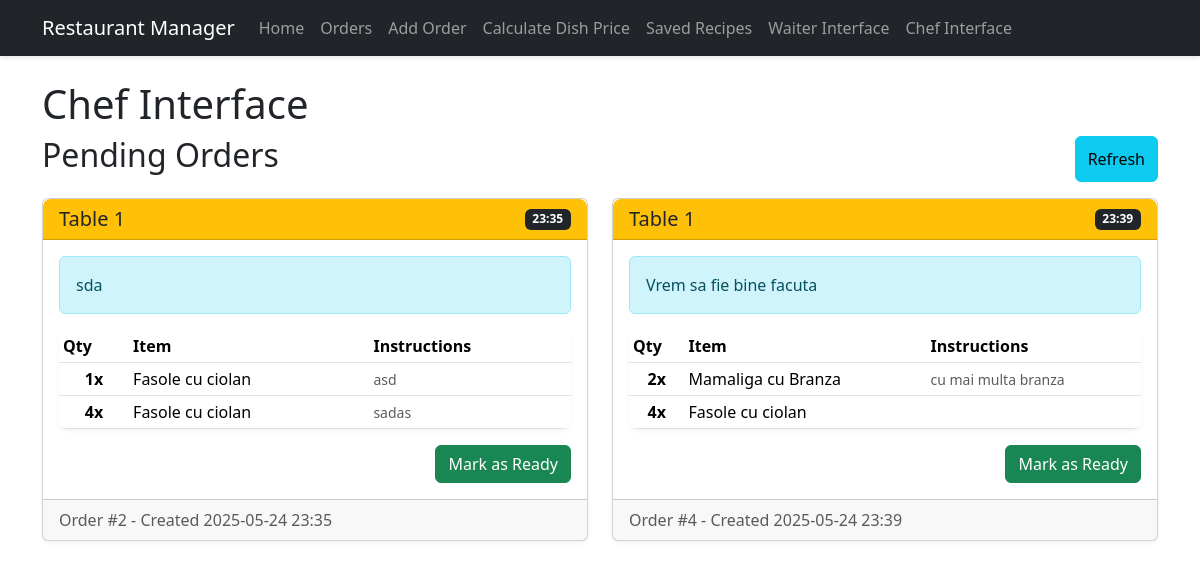
Page /chef on the committed database.
### python/app.py (models this page shows, shortened)
class KitchenOrder(db.Model):
    id = db.Column(db.Integer, primary_key=True)
    table_number = db.Column(db.Integer, nullable=False)
    status = db.Column(db.String(20), default='pending')  # pending, ready, completed
    special_notes = db.Column(db.Text, nullable=True)
    created_at = db.Column(db.DateTime, default=datetime.utcnow)
    completed_at = db.Column(db.DateTime, nullable=True)
    items = db.relationship('KitchenOrderItem', backref='order', lazy=True, cascade="all, delete-orphan")

class KitchenOrderItem(db.Model):
    id = db.Column(db.Integer, primary_key=True)
    order_id = db.Column(db.Integer, db.ForeignKey('kitchen_order.id'), nullable=False)
    recipe_id = db.Column(db.Integer, db.ForeignKey('recipe.id'), nullable=False)
    quantity = db.Column(db.Integer, default=1)
    special_instructions = db.Column(db.Text, nullable=True)
    recipe = db.relationship('Recipe', backref='order_items')

class Recipe(db.Model):
    id = db.Column(db.Integer, primary_key=True)
    name = db.Column(db.String(100), nullable=False)
    price = db.Column(db.Float, nullable=False)
    created_at = db.Column(db.DateTime, default=datetime.utcnow)

### python/app.py (the view)
@app.route('/chef', methods=['GET'])
def chef_interface():
    pending_orders = KitchenOrder.query.filter_by(status='pending').order_by(KitchenOrder.created_at).all()
    return render_template('chef.html', orders=pending_orders)

### python/templates/chef.html (shortened to what this page needs)
{% extends 'base.html' %}
{% block content %}
<h1>Chef Interface</h1>
<div class="d-flex justify-content-between mb-3">
    <h2>Pending Orders</h2>
    <button class="btn btn-info" id="refresh-btn">
         Refresh
    </button>
</div>
<div id="orders-container" class="row">
    {% if orders %}
        {% for order in orders %}
            <div class="col-md-6 mb-4" data-order-id="{{ order.id }}">
                <div class="card kitchen-order">
                    <div class="card-header d-flex justify-content-between align-items-center bg-warning text-dark">
                        <h5 class="mb-0">Table {{ order.table_number }}</h5>
                        <span class="badge bg-dark">{{ order.created_at.strftime('%H:%M') }}</span>
                    </div>
                    <div class="card-body">
                        {% if order.special_notes %}
                        <div class="alert alert-info">
                             {{ order.special_notes }}
                        </div>
                        {% endif %}
                        <div class="order-items">
                            <table class="table table-sm">
                                <thead>
                                    <tr>
                                        <th>Qty</th>
                                        <th>Item</th>
                                        <th>Instructions</th>
                                    </tr>
                                </thead>
                                <tbody>
                                    {% for item in order.items %}
                                    <tr>
                                        <td class="text-center"><strong>{{ item.quantity }}x</strong></td>
                                        <td>{{ item.recipe.name }}</td>
                                        <td>
                                            {% if item.special_instructions %}
                                            <small class="text-muted">{{ item.special_instructions }}</small>
                                            {% endif %}
                                        </td>
                                    </tr>
                                    {% endfor %}
                                </tbody>
                            </table>
                        </div>
                        <div class="mt-3 d-flex justify-content-end">
                            <button class="btn btn-success mark-ready-btn"
                                    data-order-id="{{ order.id }}">
                                Mark as Ready
                            </button>
                        </div>
                    </div>
                    <div class="card-footer text-muted">
                        Order #{{ order.id }} - Created {{ order.created_at.strftime('%Y-%m-%d %H:%M') }}
                    </div>
                </div>
            </div>
        {% endfor %}
    {% endif %}
</div>
{% endblock %}

### python/static/css/style.css (style rules this page uses)
body { font-family: 'Segoe UI', Tahoma, Geneva, Verdana, sans-serif; background-color: #f8f9fa; }
.card { box-shadow: 0 2px 4px rgba(0, 0, 0, 0.05); border-radius: 0.5rem; margin-bottom: 1.5rem; transition: transform 0.3s, box-shadow 0.3s; }
.card-header { border-top-left-radius: 0.5rem !important; border-top-right-radius: 0.5rem !important; }
.table { box-shadow: 0 2px 4px rgba(0, 0, 0, 0.05); border-radius: 0.5rem; overflow: hidden; }
.table th, .table td { vertical-align: middle; }
.btn { border-radius: 0.25rem; }
.badge { font-size: 0.9em; padding: 0.35em 0.65em; }
.kitchen-order { transition: all 0.3s ease; border-left: 4px solid #ffc107; }
.kitchen-order .card-header { font-weight: bold; }

### rows in the picture
KitchenOrder: table_number "1", created_at "23:35", special_notes "sda", id "2", created_at "2025-05-24 23:35"
KitchenOrderItem: quantity "1", recipe.name "Fasole cu ciolan", special_instructions "asd"
KitchenOrderItem: quantity "4", recipe.name "Fasole cu ciolan", special_instructions "sadas"
KitchenOrder: table_number "1", created_at "23:39", special_notes "Vrem sa fie bine facuta", id "4", created_at "2025-05-24 23:39"
KitchenOrderItem: quantity "2", recipe.name "Mamaliga cu Branza", special_instructions "cu mai multa branza"
KitchenOrderItem: quantity "4", recipe.name "Fasole cu ciolan"
